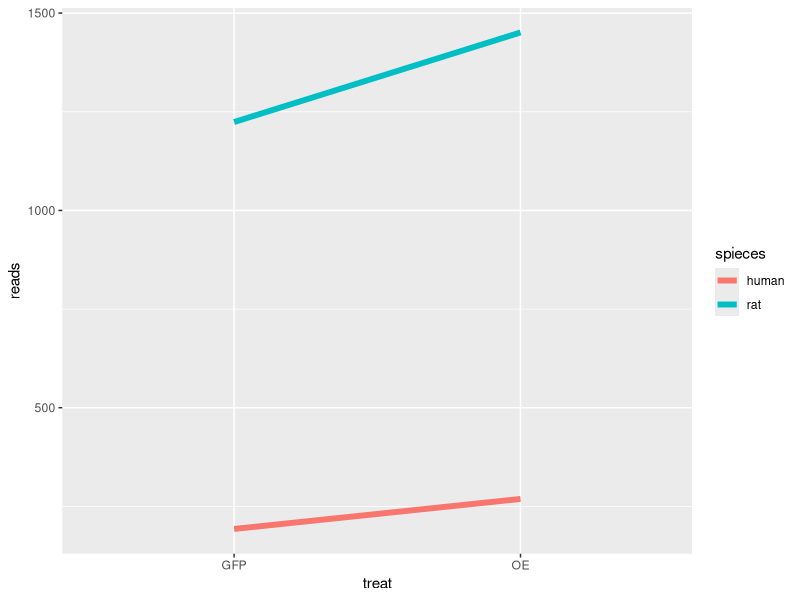

Here is the R script that generated this plot:
library(tidyverse)

ino80.exprs.df <- data.frame( reads   = c(269, 193, 1451, 1224),
                              spieces = c('human','human','rat','rat'),
                              treat   = c('OE','GFP','OE','GFP'))

ggplot(ino80.exprs.df, aes(x = treat, y = reads, group = spieces, col = spieces )) + 
      geom_path(size = 2)